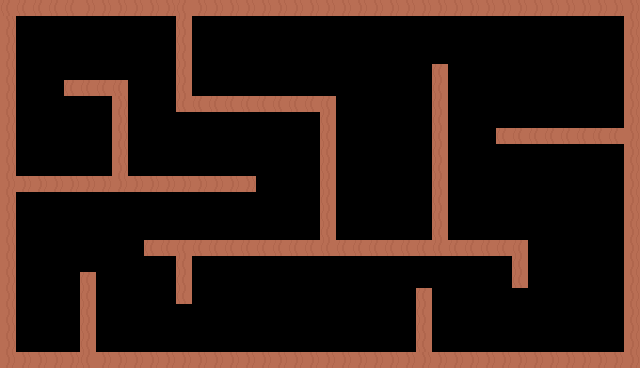

Rendered tile map (Tiled .tmx) drawn with the repository's tilesets; below, a short description and the full map source, tile grids included:
An orthogonal 40x23 tile map with 16x16 px tiles, 1 tile layer (Tile Layer 1) and 33 objects (17x ColllisionRecs, 7x Diamond, 5x Fruit, 2x Shrinker, Player, ...).

<map version="1.10" tiledversion="1.10.2" orientation="orthogonal" renderorder="right-down" width="40" height="23" tilewidth="16" tileheight="16" infinite="0" nextlayerid="4" nextobjectid="55">
 <tileset firstgid="1" source="maize.tsx" />
 <layer id="1" name="Tile Layer 1" width="40" height="23">
  <data encoding="csv">
1610612766,1610612766,1610612766,1610612766,1610612766,2684354590,2684354590,2684354590,2684354590,2684354590,2684354590,1610612766,2684354590,2684354590,2684354590,2684354590,2684354590,2684354590,2684354590,2684354590,2684354590,2684354590,2684354590,2684354590,2684354590,2684354590,2684354590,2684354590,2684354590,2684354590,2684354590,2684354590,2684354590,2684354590,2684354590,2684354590,2684354590,2684354590,2684354590,2684354590,
2684354590,0,0,0,0,0,0,0,0,0,0,1610612766,0,0,0,0,0,0,0,0,0,0,0,0,0,0,0,0,0,0,0,0,0,0,0,0,0,0,0,2684354590,
2684354590,0,0,0,0,0,0,0,0,0,0,1610612766,0,0,0,0,0,0,0,0,0,0,0,0,0,0,0,0,0,0,0,0,0,0,0,0,0,0,0,2684354590,
2684354590,0,0,0,0,0,0,0,0,0,0,1610612766,0,0,0,0,0,0,0,0,0,0,0,0,0,0,0,0,0,0,0,0,0,0,0,0,0,0,0,2684354590,
2684354590,0,0,0,0,0,0,0,0,0,0,1610612766,0,0,0,0,0,0,0,0,0,0,0,0,0,0,0,1610612766,0,0,0,0,0,0,0,0,0,0,0,2684354590,
2684354590,0,0,0,1610612766,1610612766,1610612766,1610612766,0,0,0,1610612766,0,0,0,0,0,0,0,0,0,0,0,0,0,0,0,1610612766,0,0,0,0,0,0,0,0,0,0,0,2684354590,
2684354590,0,0,0,0,0,0,2684354590,0,0,0,1610612766,1610612766,1610612766,1610612766,1610612766,1610612766,1610612766,1610612766,1610612766,1610612766,0,0,0,0,0,0,1610612766,0,0,0,0,0,0,0,0,0,0,0,2684354590,
2684354590,0,0,0,0,0,0,2684354590,0,0,0,0,0,0,0,0,0,0,0,0,1610612766,0,0,0,0,0,0,1610612766,0,0,0,0,0,0,0,0,0,0,0,2684354590,
2684354590,0,0,0,0,0,0,2684354590,0,0,0,0,0,0,0,0,0,0,0,0,1610612766,0,0,0,0,0,0,1610612766,0,0,0,1610612766,1610612766,1610612766,1610612766,1610612766,1610612766,1610612766,1610612766,2684354590,
2684354590,0,0,0,0,0,0,2684354590,0,0,0,0,0,0,0,0,0,0,0,0,1610612766,0,0,0,0,0,0,1610612766,0,0,0,0,0,0,0,0,0,0,0,2684354590,
2684354590,0,0,0,0,0,0,2684354590,0,0,0,0,0,0,0,0,0,0,0,0,1610612766,0,0,0,0,0,0,1610612766,0,0,0,0,0,0,0,0,0,0,0,2684354590,
2684354590,2684354590,2684354590,2684354590,2684354590,2684354590,2684354590,2684354590,2684354590,2684354590,2684354590,2684354590,2684354590,2684354590,2684354590,2684354590,0,0,0,0,1610612766,0,0,0,0,0,0,1610612766,0,0,0,0,0,0,0,0,0,0,0,2684354590,
2684354590,0,0,0,0,0,0,0,0,0,0,0,0,0,0,0,0,0,0,0,1610612766,0,0,0,0,0,0,1610612766,0,0,0,0,0,0,0,0,0,0,0,2684354590,
2684354590,0,0,0,0,0,0,0,0,0,0,0,0,0,0,0,0,0,0,0,1610612766,0,0,0,0,0,0,1610612766,0,0,0,0,0,0,0,0,0,0,0,2684354590,
2684354590,0,0,0,0,0,0,0,0,0,0,0,0,0,0,0,0,0,0,0,1610612766,0,0,0,0,0,0,1610612766,0,0,0,0,0,0,0,0,0,0,0,2684354590,
2684354590,0,0,0,0,0,0,0,0,1610612766,1610612766,1610612766,1610612766,1610612766,1610612766,1610612766,1610612766,1610612766,1610612766,1610612766,1610612766,1610612766,1610612766,1610612766,1610612766,1610612766,1610612766,1610612766,1610612766,1610612766,1610612766,1610612766,1610612766,0,0,0,0,0,0,2684354590,
2684354590,0,0,0,0,0,0,0,0,0,0,1610612766,0,0,0,0,0,0,0,0,0,0,0,0,0,0,0,0,0,0,0,0,1610612766,0,0,0,0,0,0,2684354590,
2684354590,0,0,0,0,1610612766,0,0,0,0,0,1610612766,0,0,0,0,0,0,0,0,0,0,0,0,0,0,0,0,0,0,0,0,1610612766,0,0,0,0,0,0,2684354590,
2684354590,0,0,0,0,1610612766,0,0,0,0,0,1610612766,0,0,0,0,0,0,0,0,0,0,0,0,0,0,1610612766,0,0,0,0,0,0,0,0,0,0,0,0,2684354590,
2684354590,0,0,0,0,1610612766,0,0,0,0,0,0,0,0,0,0,0,0,0,0,0,0,0,0,0,0,1610612766,0,0,0,0,0,0,0,0,0,0,0,0,2684354590,
2684354590,0,0,0,0,1610612766,0,0,0,0,0,0,0,0,0,0,0,0,0,0,0,0,0,0,0,0,1610612766,0,0,0,0,0,0,0,0,0,0,0,0,2684354590,
2684354590,0,0,0,0,1610612766,0,0,0,0,0,0,0,0,0,0,0,0,0,0,0,0,0,0,0,0,1610612766,0,0,0,0,0,0,0,0,0,0,0,0,2684354590,
2684354590,2684354590,2684354590,2684354590,2684354590,1610612766,2684354590,2684354590,2684354590,2684354590,2684354590,2684354590,2684354590,2684354590,2684354590,2684354590,2684354590,2684354590,2684354590,2684354590,2684354590,2684354590,2684354590,2684354590,2684354590,2684354590,2684354590,2684354590,2684354590,2684354590,2684354590,2684354590,2684354590,2684354590,2684354590,2684354590,2684354590,2684354590,2684354590,2684354590
</data>
 </layer>
 <objectgroup id="2" name="Spawnpoints">
  <object id="1" name="Player" type="Player" x="40.268" y="43.0871" width="16" height="16" />
  <object id="2" name="Orange" type="Fruit" x="309.917" y="290.5" width="16.6667" height="16" />
  <object id="3" name="Diamond" type="Diamond" x="42.8343" y="253.435" width="16.6667" height="16" />
  <object id="4" name="Shrinker" type="Shrinker" x="24.8753" y="207.861" width="15.1667" height="15.5" />
  <object id="5" name="Orange" type="Fruit" x="371.487" y="324.69" width="15" height="15" />
  <object id="6" name="Orange" type="Fruit" x="477.062" y="296.008" width="15" height="15" />
  <object id="19" name="Diamond" type="Diamond" x="595.68" y="219.554" width="16.6667" height="16" />
  <object id="20" name="Diamond" type="Diamond" x="542.158" y="70.8156" width="16.6667" height="16" />
  <object id="21" name="Diamond" type="Diamond" x="337.274" y="63.408" width="16.6667" height="16" />
  <object id="31" name="trophy" type="trophy" x="205.817" y="37.316" width="23.1364" height="28.5909" />
  <object id="38" name="Diamond" type="Diamond" x="29.1597" y="293.134" width="16.6667" height="16" />
  <object id="39" name="Shrinker" type="Shrinker" x="53.1196" y="321.355" width="15.1667" height="15.5" />
  <object id="50" name="Orange" type="Fruit" x="384.094" y="180.56" width="15" height="15" />
  <object id="51" name="Orange" type="Fruit" x="348.386" y="197.819" width="15" height="15" />
  <object id="53" name="Diamond" type="Diamond" x="82.126" y="116.382" width="16.6667" height="16" />
  <object id="54" name="Diamond" type="Diamond" x="49.394" y="139.592" width="16.6667" height="16" />
 </objectgroup>
 <objectgroup id="3" name="Collisions">
  <object id="7" name="ColllisionRecs" type="ColllisionRecs" x="-2.25" y="4.625" width="621.333" height="11.2846" />
  <object id="8" name="ColllisionRecs" type="ColllisionRecs" x="2" y="352" width="624.333" height="5.33333" />
  <object id="13" name="ColllisionRecs" type="ColllisionRecs" x="17.3333" y="177" width="239" height="14.8333" />
  <object id="15" name="ColllisionRecs" type="ColllisionRecs" x="495.081" y="128.795" width="124.161" height="14.8333" />
  <object id="16" name="ColllisionRecs" type="ColllisionRecs" x="145.426" y="239.231" width="367.325" height="14.8333" />
  <object id="26" name="ColllisionRecs" type="ColllisionRecs" x="620.667" y="16" width="16" height="336" />
  <object id="27" name="ColllisionRecs" type="ColllisionRecs" x="1.33333" y="18.6667" width="16" height="336" />
  <object id="28" name="ColllisionRecs" type="ColllisionRecs" x="432.833" y="65.8333" width="16" height="173.336" />
  <object id="40" name="ColllisionRecs" type="ColllisionRecs" x="112.216" y="80.5628" width="16" height="95.3743" />
  <object id="41" name="ColllisionRecs" type="ColllisionRecs" x="512.736" y="242.735" width="16" height="44.1933" />
  <object id="42" name="ColllisionRecs" type="ColllisionRecs" x="175.299" y="255.828" width="16" height="44.1933" />
  <object id="43" name="ColllisionRecs" type="ColllisionRecs" x="416.326" y="289.155" width="16" height="59.6666" />
  <object id="44" name="ColllisionRecs" type="ColllisionRecs" x="175.894" y="17.7769" width="16" height="92.9937" />
  <object id="45" name="ColllisionRecs" type="ColllisionRecs" x="320.51" y="96.9289" width="16" height="140.009" />
  <object id="46" name="ColllisionRecs" type="ColllisionRecs" x="66.467" y="81.8525" width="44.4139" height="14.8333" />
  <object id="47" name="ColllisionRecs" type="ColllisionRecs" x="78.2935" y="274.277" width="16" height="75.1399" />
  <object id="52" name="ColllisionRecs" type="ColllisionRecs" x="193.527" y="97.3258" width="127.137" height="14.8333" />
 </objectgroup>
</map>
